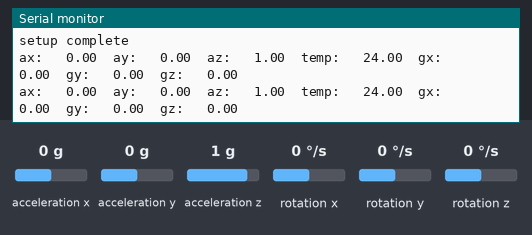
The sketch below on a simulated Arduino Uno, built with avr-gcc and run on an emulated ATmega328P. Shown: the last lines printed to the serial monitor. Wiring (inferred from the names in the program): MPU-6050 motion sensor at I2C address 0x68. Inputs (shaded band) come from the test bench; at power-on: acceleration x 0 g, acceleration y 0 g, acceleration z 1 g, rotation x 0 °/s, rotation y 0 °/s, rotation z 0 °/s.

Above: at 1.9 s.
2.0 s: acceleration x set to -1.4 g
At 2.9 s:
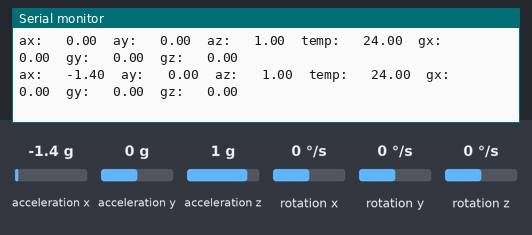
3.5 s: acceleration y set to -1.4 g
At 4.8 s:
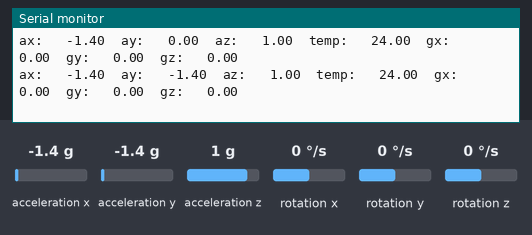
5.0 s: acceleration z set to -1.4 g
At 5.9 s:
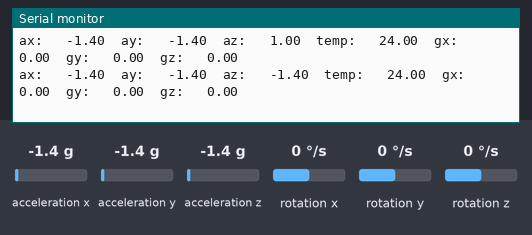
6.5 s: rotation x set to -192 °/s
At 7.8 s:
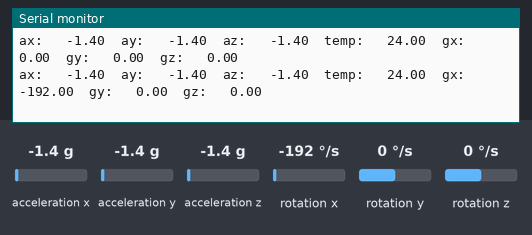
8.0 s: rotation y set to -192 °/s
At 8.9 s:
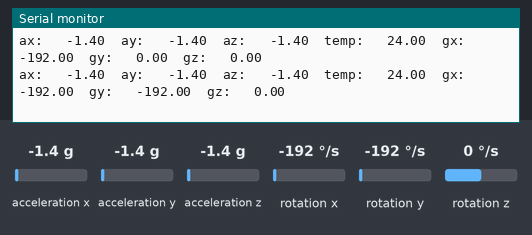

The sketch:

lesson3.ino
```cpp
#include <Arduino.h>
#include <Wire.h>

#define MPU6050_ADDRESS_AD0_LOW 0x68      // i2c address AD0 pin low (GND), default

#define ACCEL_XOUT_H 0x3B


void mysetup(void)
{
  Serial.begin(38400);
  Wire.begin();
  delay(100);
  Wire.beginTransmission(MPU6050_ADDRESS_AD0_LOW);
  Wire.write(0x6B);                       // power management 1 register
  Wire.write(0);                          // setting bit 6 to zero, wakes up device
                                          // setting other bits to zero turns off reset
                                          // and uses internal oscillator as clock
  Wire.endTransmission(true);
  Serial.println("setup complete");
}

int main(void)
{
  int16_t ax, ay, az, temp, gx, gy, gz;

  init();

  mysetup();

  while(1)
  {
    // read data from registers
    Wire.beginTransmission(MPU6050_ADDRESS_AD0_LOW);
    Wire.write(0x3B);                     // start reading register 0x3B (ACCEL_XOUT_H)
    Wire.endTransmission(false);
    Wire.requestFrom(MPU6050_ADDRESS_AD0_LOW, 14);  // request reading 14 bytes
    ax = Wire.read() << 8 | Wire.read();    // reads 0X3B (ACCEL_XOUT_H) and 0x3C (ACCEL_XOUT_L)
    ay = Wire.read() << 8 | Wire.read();
    az = Wire.read() << 8 | Wire.read();
    temp = Wire.read() << 8 | Wire.read();
    gx = Wire.read() << 8 | Wire.read();
    gy = Wire.read() << 8 | Wire.read();
    gz = Wire.read() << 8 | Wire.read();


    Serial.print("ax: \t");   Serial.print(float(ax) / float(16384));
    Serial.print("\tay: \t"); Serial.print(float(ay) / float(16384));
    Serial.print("\taz: \t"); Serial.print(float(az) / float(16384));
    Serial.print("\ttemp: \t"); Serial.print(float(temp) / float(340) + 36.53);
    Serial.print("\tgx: \t");   Serial.print(float(gx) / float(131));
    Serial.print("\tgy: \t"); Serial.print(float(gy) / float(131));
    Serial.print("\tgz: \t"); Serial.println(float(gz) / float(131));
    delay(1000);
  }

  return 0;

}
```

Measured:
- after the input at 2.0 s, the serial monitor: prints a new line after 0.11 s (image 1)
- after the input at 3.5 s, the serial monitor: prints a new line after 0.62 s (image 2)
- after the input at 5.0 s, the serial monitor: prints a new line after 0.13 s (image 3)
- after the input at 6.5 s, the serial monitor: prints a new line after 0.64 s (image 4)
- after the input at 8.0 s, the serial monitor: prints a new line after 0.14 s (image 5)
